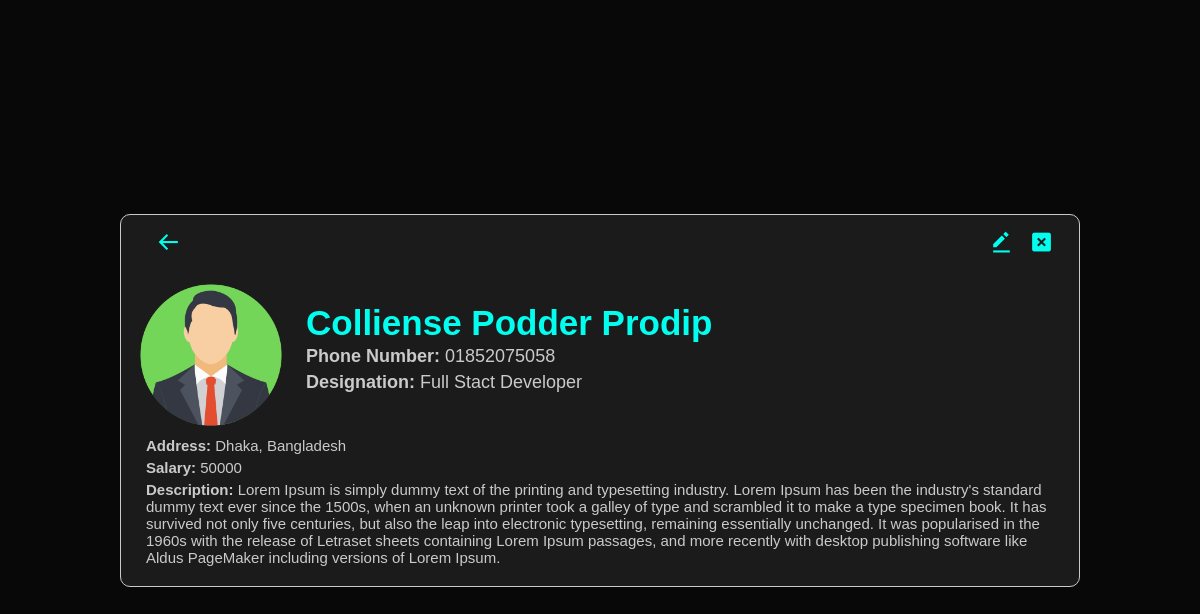
The page /employee/15/ on the database its author committed.
### employees/models.py (models this page shows, shortened)
class Employee(models.Model):
    GENDER_CHOICES = [
        ('M', 'Male'),
        ('F', 'Female'),
    ]
    Designation_choices = [
        ('manager', 'Manager'),
        ('full stact developer', 'Full Stack Developer'),
        ('android developer', 'Android Developer'),
        ('web developer', 'Web Developer'),
        ('frontend developer', 'Frontend Developer'),
        ('web designer', 'Web Designer'),
    ]
    name = models.CharField(max_length=100)
    address = models.TextField()
    phone_number = models.CharField(max_length=15)
    gender = models.CharField(max_length=1, choices=GENDER_CHOICES, default='M')
    salary = models.CharField(max_length=10)
    designation = models.CharField(max_length=50, choices=Designation_choices, default='manager')
    short_description = models.TextField()

### employees/views.py (the view)
# urls.py: path('employee/<int:pk>/', views.employee_detail, name='employee_detail'),
def employee_detail(request, pk):
    employee = get_object_or_404(Employee, pk=pk)
    return render(request, 'employee_detail.html', {'employee': employee})

### employees/templates/employee_detail.html
{% extends "base.html" %}
{% block content %}
{% load static %}
<body class="employee_details_body">
    <div class="profile_wrapper">
        <div class="emdetails_update_delete_div">
            <a class="emdetails_back_to_home" href="{% url 'home' %}"><i class='bx bx-arrow-back'></i></a>
            <a class="update_btn" href="{% url 'update_employee' employee.pk %}"><i class='bx bxs-edit-alt'></i></a>
            <a class="delete_btn" href="{% url 'delete_employee' employee.pk %}"><i class='bx bxs-x-square'></i></a>
        </div>
        <div class="profile">
            <div class="profile_avatar">
                {% if employee.gender == 'M' %}
                <img src="{% static 'images/male-avatar.png' %}" alt="Male">
                {% elif employee.gender == 'F' %}
                <img src="{% static 'images/female-avatar.png' %}" alt="Female">
                {% endif %}
            </div>
            <div class="profile_details">
                <h1>{{ employee.name|title }}</h1>
                <p class="pd"><strong>Phone Number:</strong> {{ employee.phone_number }}</p>
                <p class="pd"><strong>Designation:</strong> {{ employee.designation|title }}</p>
            </div>
        </div>
        <div class="em_details_asd">
            <p><strong>Address:</strong> {{ employee.address }}</p>
            <p><strong>Salary:</strong> {{ employee.salary }}</p>
            <p><strong>Description:</strong> {{ employee.short_description }}</p>
        </div>
    </div>
</body>
{% endblock %}

### employees/templates/base.html (shortened to what this page needs)
<!DOCTYPE html>
<html lang="en">
<head>
    {% load static %}
    <link href='https://unpkg.com/boxicons@2.1.4/css/boxicons.min.css' rel='stylesheet'>
    <link rel="stylesheet" type="text/css" href="{% static 'css/styles.css' %}">
</head>
<body>
    {% block content %}
    {% endblock %}
</body>
</html>

### employees/static/css/styles.css (style rules this page uses)
* { margin: 0; padding: 0; box-sizing: border-box; text-decoration: none; border: none; font-family: "Poppins", sans-serif; }
:root { --bg_color: #080808; --txt_color: #ffffff; --main_color: #00FFEE; }
html { font-size: 60%; overflow-x: hidden; }
body { background: var(--bg_color); color: var(--txt_color); }
.employee_details_body { min-height: 100vh; display: flex; padding: 120px; justify-content: center; align-items: center; background: var(--bg_color); }
.profile_wrapper { width: 100%; height: 100%; background: #1b1b1b; padding: 15px; border-radius: 10px; border: 1px solid #cacaca; }
.profile_wrapper .profile { display: flex; align-items: center; }
.profile_wrapper .profile_avatar img { width: 150px; height: 150px; margin-top: 10px; border-radius: 50%; position: relative; }
.profile_details h1 { width: 100%; font-size: 35px; font-weight: 600; display: block; margin-bottom: 3px; color: var(--main_color); margin-left: 20px; position: relative; }
.profile_details .pd { width: 100%; font-size: 18px; display: block; color: #cacaca; margin-left: 20px; margin-bottom: 5px; position: relative; }
.em_details_asd p { width: 100%; font-size: 15px; color: #cacaca; position: relative; padding-left: 10px; margin-bottom: 5px; margin-top: 5px; }
.emdetails_update_delete_div { position: relative; padding: 20px; }
.emdetails_back_to_home, .update_btn, .delete_btn { position: absolute; top: 0px; border: none; cursor: pointer; text-decoration: none; font-size: 25px; color: var(--main_color); }
.update_btn { right: 50px; }
.delete_btn { right: 10px; }

### rows shown on the page
Employee: name "Colliense Podder Prodip", phone_number "01852075058", designation "Full Stact Developer", address "Dhaka, Bangladesh", salary "50000", short_description "Lorem Ipsum is simply dummy text of the printing and typesetting industry. Lorem Ipsum has been the industry's standard dummy text ever since the 1500s, when an unknown printer took a galley of type and scrambled it to make a type specimen book. It has survived not only five centuries, but also the leap into electronic typesetting, remaining essentially unchanged. It was popularised in the 1960s with the release of Letraset sheets containing Lorem Ipsum passages, and more recently with desktop publishing software like Aldus PageMaker including versions of Lorem Ipsum."
